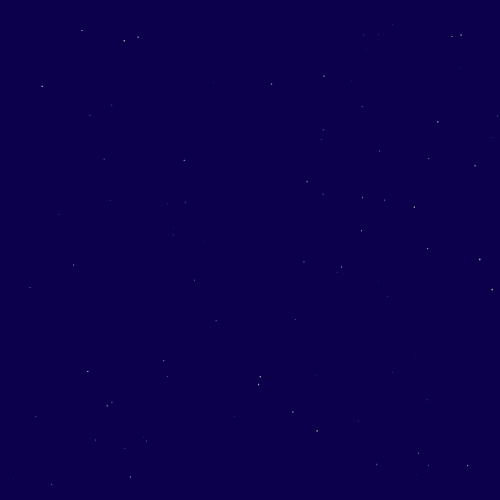
Frame 1 (no input)
Frame 60 (the mouse pressed at the canvas centre just before this capture): identical to frame 1, image omitted
Frame 120 (the mouse held since frame 60 and released just before this capture): identical to frame 1, image omitted

The Processing sketch that drew this single still picture (run headless with seeded random() and noise(); from frame 60 on, the mouse is pressed at the canvas centre):

// Processing sketch: processing_86205
// ── processing_86205.pde

void setup(){
   colorMode(HSB,360,100,100);
  size(500,500);
  background(250,100,30);
  smooth();
  for(int j=0;j<=100;j++){
    fill(255);
    noStroke();
    ellipse(random(500),random(500),random(0,2),random(0,2));
  }
 
}
int i=0;
boolean val;
int x1=0,y1=0,x2=0,y2=0;
int tempX,tempY;


void draw(){
  
  if(val==true)
  { x2=x1;y2=y1;
    tempX=mouseX;
    tempY=mouseY;
    x1=tempX;
    y1=tempY;
   
    int r=(int)random(5,30);
    int b=(int)random(70,100);
    
    noStroke();
    if(i==0){
      fill(236,40,b);
      ellipse(x1,y1,r,r);
      i=1;
    }
    else{
      fill(236,40,b);
      ellipse(x1,y1,r,r);
      
      stroke(255);
      line(x1,y1,x2,y2);
      i++;
    }
 
    val=false;
  }
  if(mousePressed&&mouseButton==RIGHT){
    i=0;
  }
  
}
 


void mouseClicked(){
  val=true;
  
} 
